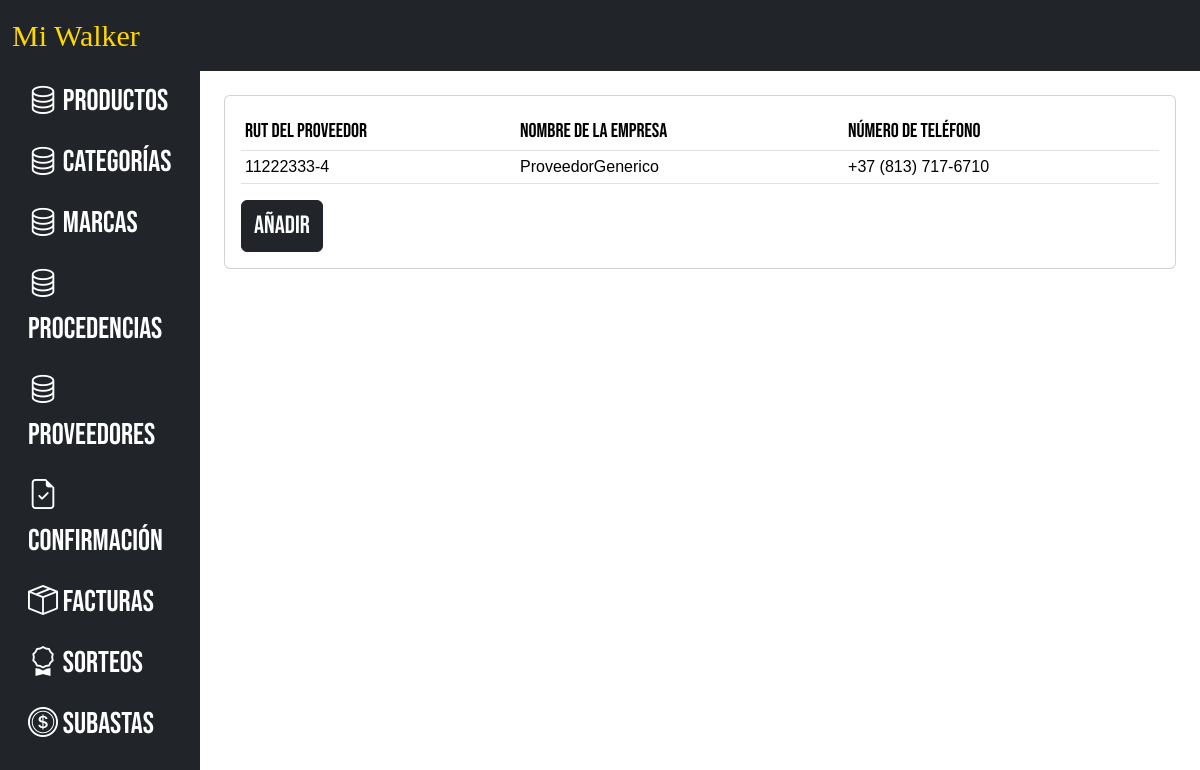
Page /productos/proveedor/ (signed in) on the earlier database version.
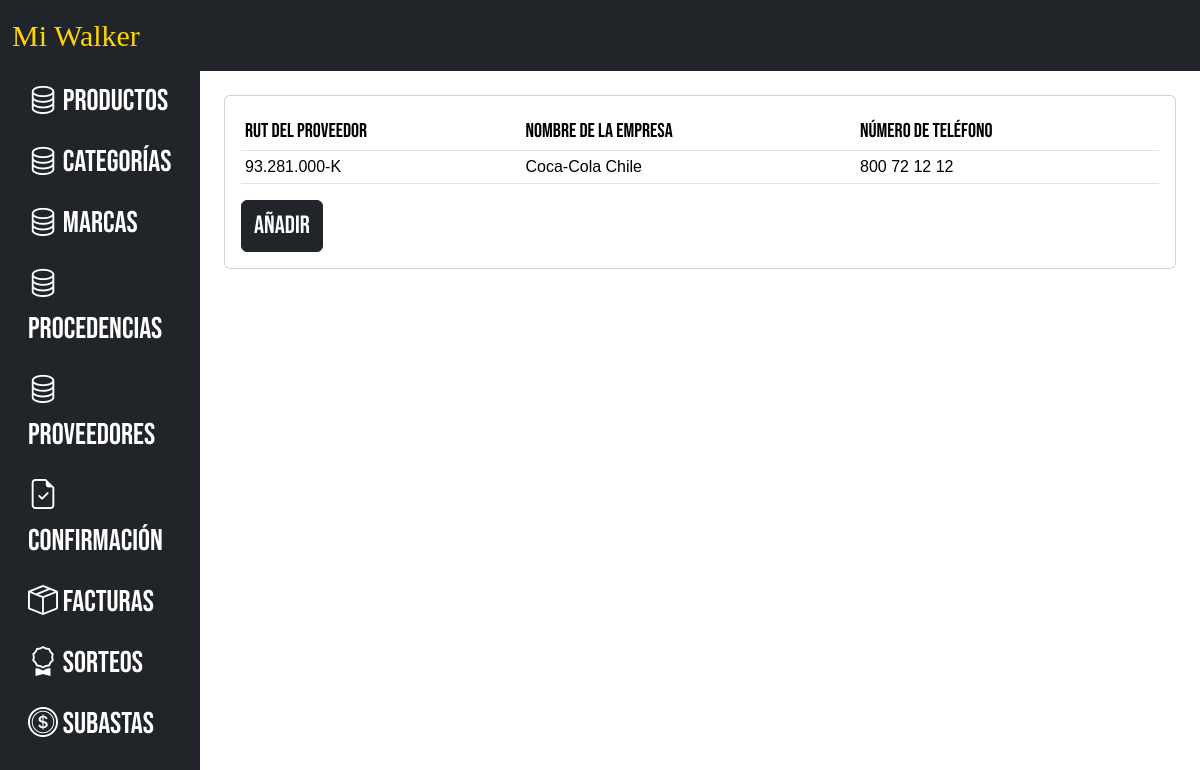
Same page on the later database version.
### productos/models.py (models this page shows, shortened)
class Proveedor(models.Model):
    rut = models.CharField(verbose_name="RUT", max_length=255)
    nombre = models.CharField(verbose_name="Nombre", max_length=255)
    telefono = models.CharField(verbose_name="Teléfono", max_length=255)

### productos/views.py (the view)
# urls.py: path("proveedor/", views.proveedor, name="proveedores"),
@login_required
def proveedor(request):
    proveedores = models.Proveedor.objects.all()
    context = {
        "proveedores": proveedores,
    }
    return render(request, "components/productos/leer_proveedores.html", context)

### templates/components/productos/leer_proveedores.html (shortened to what this page needs)
{% extends 'layouts/base_admin.html' %}
{% block content %}
<div class="card">
    <div class="card-body">
        <table class="table table-sm">
            <thead>
                <th>RUT del proveedor</th>
                <th>Nombre de la empresa</th>
                <th>Número de teléfono</th>
            </thead>
            <tbody>
                {% for proveedor in proveedores %}
                <tr>
                    <td>{{ proveedor.rut }}</td>
                    <td>{{ proveedor.nombre }}</td>
                    <td>{{ proveedor.telefono }}</td>
                </tr>
                {% empty %}
                <tr>
                    <td colspan="3">No hay proveedores registrados</td>
                </tr>
                {% endfor %}
            </tbody>
        </table>
        <a href="{% url 'add_proveedor' %}" class="btn btn-dark">Añadir</a>
    </div>
</div>
{% endblock %}

### templates/layouts/base_admin.html (shortened to what this page needs)
<!DOCTYPE html>
<html lang="es">
<head>
    <link href="https://cdn.jsdelivr.net/npm/bootstrap@5.3.3/dist/css/bootstrap.min.css" rel="stylesheet"
>
    <link rel="stylesheet" href="https://cdn.jsdelivr.net/npm/bootstrap-icons@1.11.3/font/bootstrap-icons.min.css">
    {% load static %}
</head>
<body>
    <nav class="navbar navbar-expand-lg navbar-dark bg-dark">
        <div class="container-fluid">
            <a class="navbar-brand">Mi Walker</a>
        </div>
    </nav>
    <div class="row mx-0">
        <div class="col-2 bg-dark">
            <ul class="nav flex-column">
                <li class="nav-item">
                    <a class="nav-link" href="{% url 'productos' %}">
                        <i class="bi bi-database"></i>
                        Productos
                    </a>
                </li>
                {% if request.user.is_superuser %}
                <li class="nav-item">
                    <a class="nav-link" href="{% url 'categorias' %}">
                        <i class="bi bi-database"></i>
                        Categorías
                    </a>
                </li>
                <li class="nav-item">
                    <a class="nav-link" href="{% url 'marcas' %}">
                        <i class="bi bi-database"></i>
                        Marcas
                    </a>
                </li>
                <li class="nav-item">
                    <a class="nav-link" href="{% url 'procedencias' %}">
                        <i class="bi bi-database"></i>
                        Procedencias
                    </a>
                </li>
                <li class="nav-item">
                    <a class="nav-link" href="{% url 'proveedores' %}">
                        <i class="bi bi-database"></i>
                        Proveedores
                    </a>
                </li>
                <li class="nav-item">
                    <a class="nav-link" href="{% url 'ordenes' %}">
                        <i class="bi bi-file-earmark-check"></i>
                        Confirmación
                    </a>
                </li>
                {% endif %}
                <li class="nav-item">
                    <a class="nav-link" href="{% url 'facturas' %}">
                        <i class="bi bi-box-seam"></i>
                        Facturas
                    </a>
                </li>
                {% if request.user.is_superuser %}
                <li class="nav-item">
                    <a class="nav-link" href="{% url 'sorteo_admin' %}">
                        <i class="bi bi-award"></i>
                        Sorteos
                    </a>
                </li>
                <li class="nav-item">
                    <a class="nav-link" href="{% url 'lista_subastas_admin' %}">
                        <i class="bi bi-coin"></i>
                        Subastas
                    </a>
                </li>
                <li class="nav-item">
                    <a class="nav-link" href="{% url 'usuarios' %}">
                        <i class="bi bi-people"></i>
                    </a>
                </li>
                {% endif %}
                {% if user.is_authenticated %}
                <li class="nav-item">
                    <a class="nav-link" href="{% url 'logout' %}">
                        <i class="bi bi-box-arrow-right"></i>
                        Cerrar sesión
                    </a>
                </li>
                {% endif %}
            </ul>
        </div>
        <div class="col-10">
            <div class="container-fluid mt-4">
                {% block content %} {% endblock %}
            </div>
        </div>
    </div>
</body>
</html>

### templates/components/productos/leer_proveedores.html (style rules this page uses)
.btn.btn-dark { font-size: 25px; font-family: 'Bebas Neue'; }
th { font-size: 20px; font-family: "Bebas Neue"; font-weight: 400; }
tbody { font-family: "Arial"; }

Differences in the rows shown:
removed Proveedor: rut "11222333-4", nombre "ProveedorGenerico", telefono "+37 (813) 717-6710"
added Proveedor: rut "93.281.000-K", nombre "Coca-Cola Chile", telefono "800 72 12 12"
